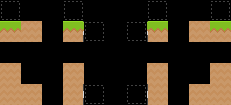

The image is a tile-based game level rendered from a .tmx file. Its description and complete source (layers, tilesets, objects, tile grids) follow:
An orthogonal 11x5 tile map with 21x21 px tiles, 4 tile layers (regions_input, input_Level Design, regions_output, output_Trim), 1 hidden layer not drawn.

<map version="1.0" orientation="orthogonal" renderorder="right-down" width="11" height="5" tilewidth="21" tileheight="21" nextobjectid="14">
 <properties>
  <property name="DeleteTiles" type="bool" value="false" />
 </properties>
 <tileset firstgid="1" name="Cooperace Simple" tilewidth="21" tileheight="21" tilecount="18" columns="6">
  <image source="../tilesets/simple.png" width="126" height="63" />
  <tile id="4">
   <properties>
    <property name="Player" value="" />
   </properties>
  </tile>
 </tileset>
 <layer name="regions_input" width="11" height="5">
  <data encoding="csv">
11,0,0,11,0,0,0,11,0,0,11,
11,11,0,11,11,0,11,11,0,11,11,
0,0,0,0,0,0,0,0,0,0,0,
11,0,0,11,0,0,0,11,0,0,11,
11,11,0,11,11,0,11,11,0,11,11
</data>
 </layer>
 <layer name="input_Level Design" width="11" height="5">
  <data encoding="csv">
0,0,0,0,0,0,0,0,0,0,0,
14,14,0,14,0,0,0,14,0,14,14,
0,0,0,0,0,0,0,0,0,0,0,
14,0,0,14,0,0,0,14,0,0,14,
14,14,0,14,0,0,0,14,0,14,14
</data>
 </layer>
 <layer name="inputnot_Level Design" width="11" height="5" visible="0">
  <data encoding="csv">
14,0,0,14,0,0,0,14,0,0,14,
0,0,0,0,14,0,14,0,0,0,0,
0,0,0,0,0,0,0,0,0,0,0,
0,0,0,0,0,0,0,0,0,0,0,
0,0,0,0,14,0,14,0,0,0,0
</data>
 </layer>
 <layer name="regions_output" width="11" height="5">
  <data encoding="csv">
0,0,0,0,0,0,0,0,0,0,0,
10,0,0,10,0,0,0,10,0,0,10,
0,0,0,0,0,0,0,0,0,0,0,
0,0,0,0,0,0,0,0,0,0,0,
10,0,0,10,0,0,0,10,0,0,10
</data>
 </layer>
 <layer name="output_Trim" width="11" height="5">
  <data encoding="csv">
0,0,0,0,0,0,0,0,0,0,0,
8,0,0,9,0,0,0,7,0,0,8,
0,0,0,0,0,0,0,0,0,0,0,
0,0,0,0,0,0,0,0,0,0,0,
14,0,0,15,0,0,0,13,0,0,14
</data>
 </layer>
</map>